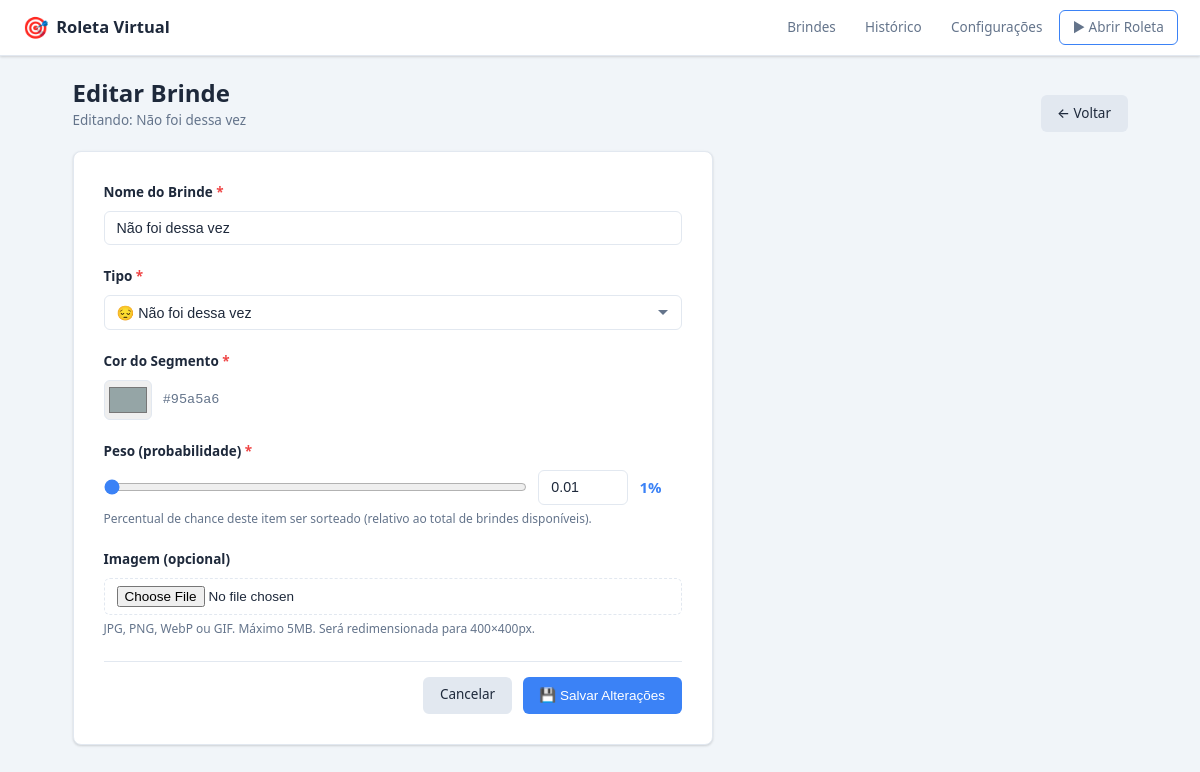
Page /admin/prizes/2/edit on the committed database.
### app/models.py (models this page shows, shortened)
class Prize(db.Model):
    __tablename__ = "prizes"
    id = db.Column(db.Integer, primary_key=True)
    name = db.Column(db.String(100), nullable=False)
    image_filename = db.Column(db.String(255), nullable=True)
    quantity = db.Column(db.Integer, nullable=False, default=0)
    item_type = db.Column(db.String(10), nullable=False, default="prize")
    weight = db.Column(db.Float, nullable=False, default=0.0)
    color = db.Column(db.String(7), nullable=False, default="#3498db")
    exhausted_behavior = db.Column(db.String(15), nullable=False, default="hide_weight")
    is_active = db.Column(db.Boolean, nullable=False, default=True)
    created_at = db.Column(db.DateTime, nullable=False, default=datetime.utcnow)
    updated_at = db.Column(
        db.DateTime, nullable=False, default=datetime.utcnow, onupdate=datetime.utcnow
    )
    draws = db.relationship("Draw", backref="prize", lazy=True)

### app/routes/admin.py (the view, shortened to what this page needs)
@admin_bp.route("/prizes/<int:prize_id>/edit", methods=["GET", "POST"])
def prize_edit(prize_id):
    prize = Prize.query.get_or_404(prize_id)
    return render_template("admin/form.html", prize=prize, form_data={})

### app/templates/admin/form.html (shortened to what this page needs)
{% extends "base.html" %}
{% set is_edit = prize is not none %}
{% block content %}
<div class="page-header">
  <div class="page-header-left">
    <h1>{{ 'Editar Brinde' if is_edit else 'Novo Brinde' }}</h1>
    {% if is_edit %}
      <span class="page-subtitle">Editando: {{ prize.name }}</span>
    {% endif %}
  </div>
  <div class="page-header-actions">
    <a href="{{ url_for('admin.index') }}" class="btn btn-secondary">← Voltar</a>
  </div>
</div>
<div class="form-card">
  <form
    method="POST"
    enctype="multipart/form-data"
    action="{{ url_for('admin.prize_edit', prize_id=prize.id) if is_edit else url_for('admin.prize_new') }}"
    id="prize-form"
    novalidate
  >
    <div class="form-group">
      <label for="name" class="form-label required">Nome do Brinde</label>
      <input
        type="text"
        id="name"
        name="name"
        class="form-input"
        maxlength="100"
        required
        value="{{ form_data.get('name', prize.name if is_edit else '') }}"
        placeholder="Ex: Fone de Ouvido Bluetooth"
      />
    </div>
    <div class="form-group">
      <label for="item_type" class="form-label required">Tipo</label>
      <select id="item_type" name="item_type" class="form-select" onchange="updateFormFields()">
        <option value="no_win" {% if (form_data.get('item_type') or (prize.item_type if is_edit else '')) == 'no_win' %}selected{% endif %}>
          😔 Não foi dessa vez
        </option>
      </select>
    </div>
    <div class="form-group">
      <label for="color" class="form-label required">Cor do Segmento</label>
      <div class="color-picker-row">
        <input
          type="color"
          id="color"
          name="color"
          class="form-color"
          value="{{ form_data.get('color', prize.color if is_edit else '#3498db') }}"
        />
        <span class="color-preview-label" id="color-label">
          {{ form_data.get('color', prize.color if is_edit else '#3498db') }}
        </span>
      </div>
    </div>
    <div class="form-group" id="group-weight">
      <label for="weight" class="form-label required">Peso (probabilidade)</label>
      <div class="weight-row">
        <input
          type="range"
          id="weight-range"
          min="1"
          max="99"
          value="{{ ((form_data.get('weight', prize.weight if is_edit else 0.15)|float) * 100)|round|int }}"
          oninput="syncWeight(this.value)"
          class="form-range"
        />
        <input
          type="number"
          id="weight"
          name="weight"
          min="0.01"
          max="0.99"
          step="0.01"
          value="{{ form_data.get('weight', prize.weight if is_edit else 0.15)|float }}"
          class="form-input weight-input"
          oninput="syncWeightFromNumber(this.value)"
        />
        <span class="weight-pct" id="weight-pct">{{ ((form_data.get('weight', prize.weight if is_edit else 0.15)|float) * 100)|round|int }}%</span>
      </div>
      <span class="form-hint">Percentual de chance deste item ser sorteado (relativo ao total de brindes disponíveis).</span>
    </div>
    <div class="form-group">
      <label for="image" class="form-label">Imagem (opcional)</label>
      <input
        type="file"
        id="image"
        name="image"
        class="form-file"
        accept=".jpg,.jpeg,.png,.webp,.gif"
        onchange="previewImage(this)"
      />
      <span class="form-hint">JPG, PNG, WebP ou GIF. Máximo 5MB. Será redimensionada para 400×400px.</span>
    </div>
    <div class="form-actions">
      <a href="{{ url_for('admin.index') }}" class="btn btn-secondary">Cancelar</a>
      <button type="submit" class="btn btn-primary">
        {{ '💾 Salvar Alterações' if is_edit else '✓ Cadastrar Brinde' }}
      </button>
    </div>
  </form>
</div>
{% endblock %}

### app/static/css/admin.css (style rules this page uses)
*, *::before, *::after { box-sizing: border-box; margin: 0; padding: 0; }
:root { --primary: #3b82f6; --primary-d: #2563eb; --danger: #ef4444; --danger-d: #dc2626; --success: #22c55e; --warning: #f59e0b; --neutral: #64748b; --bg: #f1f5f9; --surface: #ffffff; --border: #e2e8f0; --text: #1e293b; --text-muted: #64748b; --radius: 8px; --shadow: 0 1px 3px rgba(0,0,0,.1), 0 1px 2px rgba(0,0,0,.06); }
html { font-size: 15px; }
body { font-family: system-ui, -apple-system, "Segoe UI", Roboto, sans-serif; background: var(--bg); color: var(--text); line-height: 1.6; min-height: 100vh; }
a { color: var(--primary); text-decoration: none; }
.page-header { display: flex; align-items: flex-end; justify-content: space-between; margin-bottom: 1.25rem; flex-wrap: wrap; gap: .75rem; }
.page-header h1 { font-size: 1.6rem; font-weight: 700; line-height: 1.2; }
.page-subtitle { color: var(--text-muted); font-size: .9rem; display: block; margin-top: .2rem; }
.page-header-actions { display: flex; gap: .5rem; flex-wrap: wrap; }
.btn { display: inline-flex; align-items: center; gap: .35rem; padding: .5rem 1.1rem; border-radius: 6px; border: none; cursor: pointer; font-size: .9rem; font-weight: 500; transition: background .15s, opacity .15s; text-decoration: none; white-space: nowrap; }
.btn-primary { background: var(--primary); color: #fff; }
.btn-secondary { background: #e2e8f0; color: var(--text); }
.form-card { background: var(--surface); border-radius: var(--radius); border: 1px solid var(--border); padding: 2rem; max-width: 640px; box-shadow: var(--shadow); }
.form-group { margin-bottom: 1.4rem; }
.form-label { display: block; font-weight: 600; font-size: .9rem; margin-bottom: .5rem; color: var(--text); }
.form-label.required::after { content: " *"; color: var(--danger); }
.form-hint { font-size: .8rem; color: var(--text-muted); display: block; margin-top: .3rem; }
.form-input, .form-select { width: 100%; padding: .55rem .8rem; border: 1.5px solid var(--border); border-radius: 6px; font-size: .95rem; background: var(--surface); color: var(--text); transition: border-color .15s; outline: none; appearance: none; }
.form-select { background-repeat: no-repeat; background-position: right .75rem center; padding-right: 2.5rem; }
.form-file { display: block; width: 100%; padding: .45rem .8rem; border: 1.5px dashed var(--border); border-radius: 6px; font-size: .9rem; cursor: pointer; }
.form-range { width: 100%; margin: .5rem 0; accent-color: var(--primary); }
.form-color { width: 48px; height: 40px; border: 1.5px solid var(--border); border-radius: 6px; cursor: pointer; padding: 2px; }
.color-picker-row { display: flex; align-items: center; gap: .75rem; }
.color-preview-label { font-family: monospace; font-size: .9rem; color: var(--text-muted); }
.weight-row { display: flex; align-items: center; gap: .75rem; }
.weight-input { width: 90px !important; }
.weight-pct { font-weight: 700; color: var(--primary); min-width: 42px; }
.form-actions { display: flex; gap: .75rem; justify-content: flex-end; padding-top: 1rem; border-top: 1px solid var(--border); margin-top: 1.5rem; }

### rows in the picture
Prize: name "Não foi dessa vez", item_type "😔 Não foi dessa vez", color "#95a5a6", get "#95a5a6", weight "1", weight "0.01"

### other values in the picture
{{ 'Editar Brinde' if is_edit else 'Novo Brinde' }} "Editar Brinde"
{{ '💾 Salvar Alterações' if is_edit else '✓ Cadastrar Brinde' }} "💾 Salvar Alterações"
